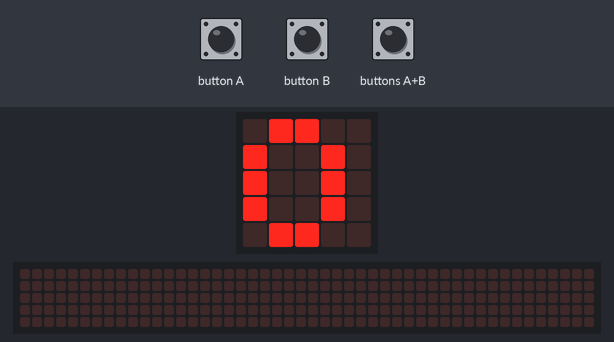
The program below on a simulated BBC micro:bit (MakeCode). On the bench: the board's 5×5 LED display, a strip that is not on the board, showing the scrolling text unrolled. The inputs (shaded band) are chosen by the test bench. The 48×5 strip is a reading aid, not a part: it shows the text the display is scrolling, unrolled, one strip-width of it at a time.

Above: at 1.9 s.
2.0 s: button B pressed for 0.15 s
At 2.22 s:
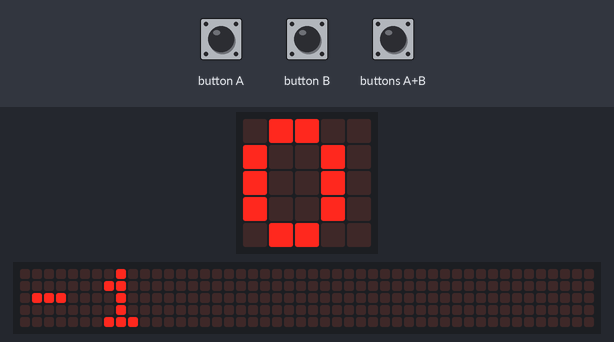
2.7 s: buttons A+B pressed for 0.15 s
3.4 s: button A pressed for 0.15 s
4.1 s: button A pressed for 0.15 s
4.8 s: button B pressed for 0.15 s
At 7.02 s:
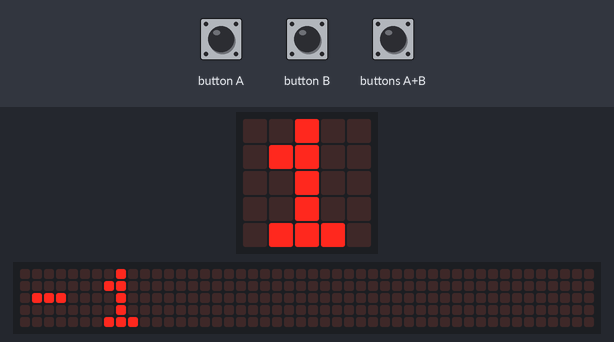
7.9 s: buttons A+B pressed for 1 s
At 10.1 s:
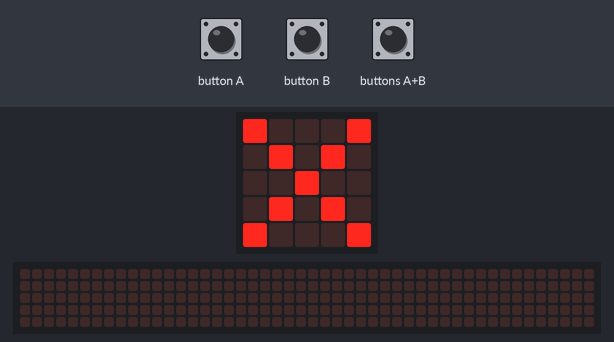
Timing chart, 0 to 10.5 s (numbered marks = the images above; inputs shaded):
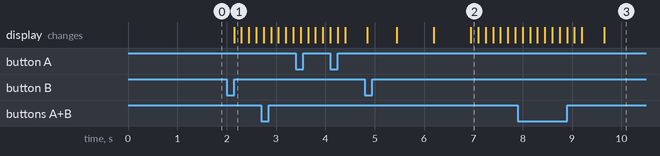

The program:

main.ts
```typescript
input.onButtonPressed(Button.A, function () {
    Count += 1
    basic.showNumber(Count)
})
input.onButtonPressed(Button.AB, function () {
    basic.showIcon(IconNames.No)
    Count = 0
})
input.onButtonPressed(Button.B, function () {
    Count += -1
    basic.showNumber(Count)
})
let Count = 0
basic.showNumber(Count)
```

test.ts
```typescript
// Hier kann man Tests durchführen; diese Datei wird nicht kompiliert, wenn dieses Paket als Erweiterung verwendet wird.
```

Measured:
- after the input at 2.0 s, the display: changes after 0.15 s (image 1)
- after the input at 7.9 s, the display: first differs from a run without the input after 1.8 s (image 3)
